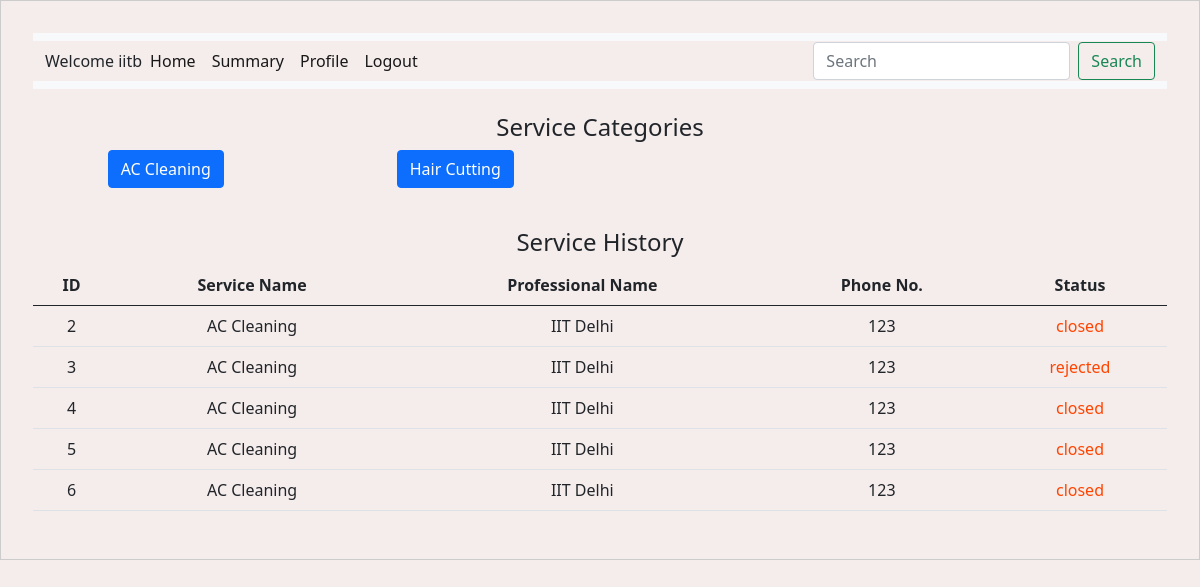
The app's page /customer_dashboard (signed in), older data.
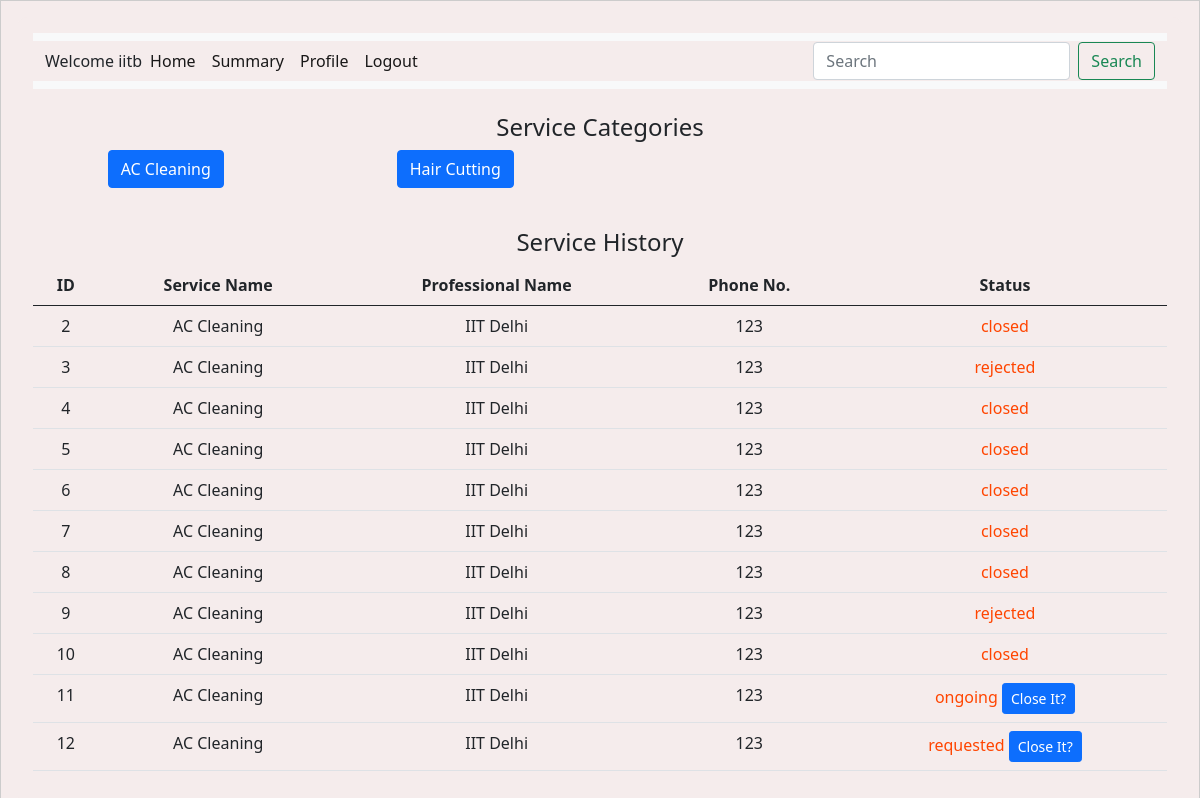
The same page, newer data.
### backend/models.py (models this page shows)
class Service(db.Model):
    __tablename__ = "service"
    id = db.Column(db.Integer, primary_key=True, autoincrement=True)
    name = db.Column(db.String, nullable=False)
    base_price = db.Column(
        db.Integer, nullable=False
    )  # Changed 'price' to 'base_price'
    time_required = db.Column(db.Integer, nullable=True)
    description = db.Column(db.String, nullable=False)
    professional_services = db.relationship(
        "ProfessionalService", back_populates="service"
    )

class Service_Request(db.Model):
    __tablename__ = "service_request"
    id = db.Column(db.Integer, primary_key=True, autoincrement=True)
    service_id = db.Column(db.Integer, db.ForeignKey("service.id"), nullable=False)
    customer_id = db.Column(db.Integer, db.ForeignKey("customer.id"), nullable=False)
    professional_id = db.Column(
        db.Integer, db.ForeignKey("service_professional.id"), nullable=False
    )
    date_of_request = db.Column(db.DateTime, nullable=False, default=datetime.utcnow)
    date_of_completion = db.Column(db.DateTime)
    service_status = db.Column(
        db.String, nullable=False
    )  # e.g., 'requested', 'assigned', 'closed'
    remarks = db.Column(db.String)
    rating = db.Column(db.Integer, nullable=True)  # Added this line for the rating
    service = db.relationship(
        "Service",
        backref=db.backref(
            "service_requests",
            lazy=True,
        ),
    )
    customer = db.relationship(
        "Customer", backref=db.backref("service_requests", lazy=True)
    )
    professional = db.relationship(
        "Service_Professional",
        backref=db.backref("service_requests", lazy=True, cascade="all, delete-orphan"),
    )

class Service_Professional(db.Model):
    __tablename__ = "service_professional"
    id = db.Column(db.Integer, primary_key=True, autoincrement=True)
    username = db.Column(db.String, unique=True, nullable=False)
    password = db.Column(db.String, nullable=False)
    name = db.Column(db.String, nullable=False)
    service_type = db.Column(
        db.String, nullable=False
    )  # nullable true done for some reason
    experience = db.Column(db.Integer, nullable=False)
    phone_no = db.Column(db.Integer, nullable=False)
    email = db.Column(db.String, unique=True, nullable=False)
    address = db.Column(db.String, nullable=False)
    pin_code = db.Column(db.String, nullable=False)
    verified_status = db.Column(db.String, nullable=True)
    document = db.Column(db.String, nullable=True)  # Column to store document path
    custom_services = db.relationship(
        "ProfessionalService",
        back_populates="professional",
        lazy=True,
        cascade="all, delete-orphan",
    )

### backend/controller.py (the view)
@app.route("/customer_dashboard")
def customer_dashboard():
    customer_id = session.get("customer_id")
    if not customer_id:
        return redirect(url_for("user_login"))
    services = Service.query.all()
    service_requests = Service_Request.query.filter_by(customer_id=customer_id).all()
    return render_template(
        "customer_dashboard.html",
        services=services,
        service_requests=service_requests,
        customer=session.get("username"),  # Assuming customer_name is stored in session
    )

### templates/customer_dashboard.html (shortened to what this page needs)
<!DOCTYPE html>
<html lang="en">
<head>
    <link rel="stylesheet" href="/static/style.css" />
    <link href="https://cdn.jsdelivr.net/npm/bootstrap@5.0.2/dist/css/bootstrap.min.css" rel="stylesheet" />
</head>
<body>
    <div id="container">
        <div id="panel">
            <nav class="navbar navbar-expand-lg navbar-light bg-light">
                <div class="container-fluid">
                    <label>Welcome {{ customer }}</label>
                    <div class="collapse navbar-collapse" id="navbarSupportedContent">
                        <ul class="navbar-nav me-auto mb-2 mb-lg-0">
                            <li class="nav-item">
                                <a class="nav-link active" aria-current="page" href="#">Home</a>
                            </li>
                            <li class="nav-item">
                                <a class="nav-link active" aria-current="page"
                                    href="{{ url_for('customer_summary') }}">Summary</a>
                            </li>
                            <a class="nav-link active" aria-current="page" href="#">Profile</a>
                            <li class="nav-item">
                                <a class="nav-link active" aria-current="page" href="{{ url_for('logout') }}">Logout</a>
                            </li>
                        </ul>
                        <form class="d-flex" action="{{ url_for('search_service') }}" method="GET">
                            <input class="form-control me-2" type="search" placeholder="Search" aria-label="Search"
                                name="query" />
                            <button class="btn btn-outline-success" type="submit">Search</button>
                        </form>
                    </div>
                </div>
            </nav>
            <h4 class="mt-4">Service Categories</h4>
            <div class="row">
                {% for service in services %}
                <div class="col-md-3 mb-3">
                    <a href="{{ url_for('get_service_professionals', service_id=service.id) }}"
                        class="btn btn-primary btn-block">
                        {{ service.name }}
                    </a>
                </div>
                {% endfor %}
            </div>
            <h4 class="mt-4">Service History</h4>
            <table class="table">
                <thead>
                    <tr>
                        <th>ID</th>
                        <th>Service Name</th>
                        <th>Professional Name</th>
                        <th>Phone No.</th>
                        <th>Status</th>
                    </tr>
                </thead>
                <tbody>
                    {% for request in service_requests %}
                    <tr>
                        <td>{{ request.id }}</td>
                        <td>{{ request.service.name }}</td>
                        <td>{{ request.professional.name }}</td>
                        <td>{{ request.professional.phone_no }}</td>
                        <td style="color: orangered;">
                            {{ request.service_status }}
                            {% if request.service_status == 'requested' or request.service_status == 'ongoing'%}
                            <button class="btn btn-primary btn-sm" data-bs-toggle="modal"
                                data-bs-target="#closeServiceModal" data-id="{{ request.id }}"
                                data-service-name="{{ request.service.name }}"
                                data-professional-name="{{ request.professional.name }}"
                                data-professional-id="{{ request.professional.id }}"
                                data-description="{{ request.service.description }}">
                                Close It?
                            </button>
                            {% endif %}
                        </td>
                    </tr>
                    {% endfor %}
                </tbody>
            </table>
        </div>
    </div>
</body>
</html>

Row changes from the older to the newer data that the page shows:
added Service_Request: id "7", service.name "AC Cleaning", professional.name "IIT Delhi", professional.phone_no "123", service_status "closed"
added Service_Request: id "8", service.name "AC Cleaning", professional.name "IIT Delhi", professional.phone_no "123", service_status "closed"
added Service_Request: id "9", service.name "AC Cleaning", professional.name "IIT Delhi", professional.phone_no "123", service_status "rejected"
added Service_Request: id "10", service.name "AC Cleaning", professional.name "IIT Delhi", professional.phone_no "123", service_status "closed"
added Service_Request: id "11", service.name "AC Cleaning", professional.name "IIT Delhi", professional.phone_no "123", service_status "ongoing"
added Service_Request: id "12", service.name "AC Cleaning", professional.name "IIT Delhi", professional.phone_no "123", service_status "requested"
